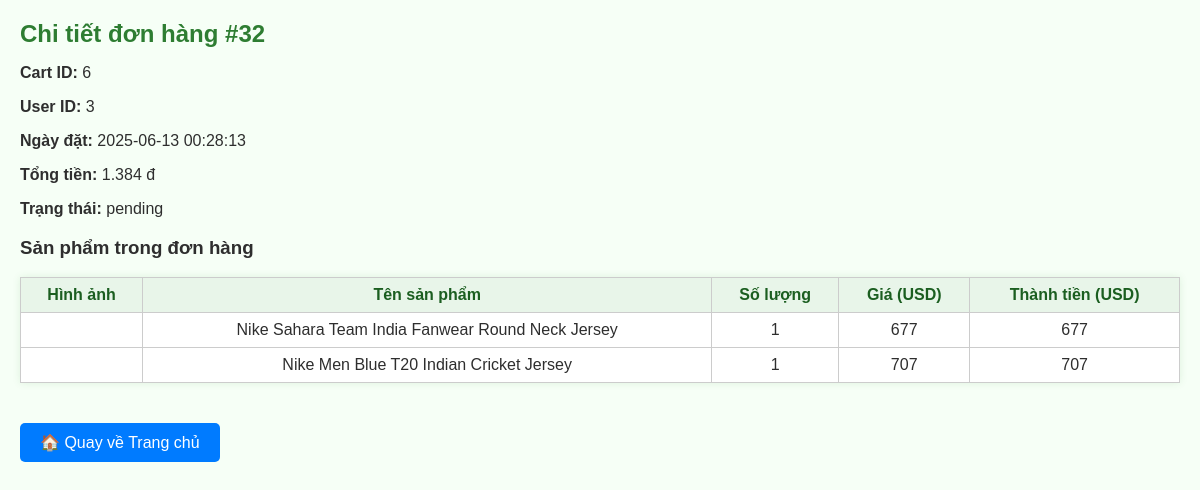
The page /cartpage/buyerorder_detail.php?id=32 on the database its author committed.
### tables this page shows
CREATE TABLE `orders` (
  `order_id` int(11) NOT NULL,
  `cart_id` int(11) NOT NULL,
  `user_id` int(11) NOT NULL,
  `order_date` datetime NOT NULL DEFAULT current_timestamp(),
  `total_price` decimal(10,2) NOT NULL,
  `status` enum('pending','approved','rejected') NOT NULL DEFAULT 'pending'
);

CREATE TABLE `order_items` (
  `id` int(11) NOT NULL,
  `order_id` int(11) DEFAULT NULL,
  `product_id` int(11) DEFAULT NULL,
  `quantity` int(11) DEFAULT NULL,
  `price` decimal(10,2) DEFAULT NULL
);

CREATE TABLE `product_instock` (
  `product_id` int(11) NOT NULL,
  `product_display_name` varchar(200) NOT NULL,
  `description` text NOT NULL,
  `quantity` int(11) NOT NULL,
  `price` decimal(10,2) NOT NULL,
  `colour` varchar(25) NOT NULL,
  `image` varchar(255) NOT NULL
);

### cartpage/buyerorder_detail.php (the view, shortened to what this page needs)
<?php
require 'config.php';
$order_id = isset($_GET['id']) ? (int)$_GET['id'] : 0;
$sql_order = "SELECT * FROM orders WHERE order_id = ?";
$stmt_order = $conn->prepare($sql_order);
$stmt_order->bind_param("i", $order_id);
$stmt_order->execute();
$order_result = $stmt_order->get_result();
$order = $order_result->fetch_assoc();
$sql_items = "
    SELECT oi.*, p.product_display_name, p.image
    FROM order_items oi
    JOIN product_instock p ON oi.product_id = p.product_id
    WHERE oi.order_id = ?
";
$stmt_items = $conn->prepare($sql_items);
$stmt_items->bind_param("i", $order_id);
$stmt_items->execute();
$items_result = $stmt_items->get_result();
?>
<!DOCTYPE html>
<html lang="vi">
<head>
    <link rel="stylesheet" href="style1.css">
</head>
<body>
    <h2>Chi tiết đơn hàng #<?= $order['order_id'] ?></h2>
    <p><strong>Cart ID:</strong> <?= $order['cart_id'] ?></p>
    <p><strong>User ID:</strong> <?= $order['user_id'] ?></p>
    <p><strong>Ngày đặt:</strong> <?= $order['order_date'] ?></p>
    <p><strong>Tổng tiền:</strong> <?= number_format($order['total_price'], 0, ',', '.') ?> đ</p>
    <p><strong>Trạng thái:</strong> <?= htmlspecialchars($order['status']) ?></p>
    <h3>Sản phẩm trong đơn hàng</h3>
    <table>
        <tr>
            <th>Hình ảnh</th>
            <th>Tên sản phẩm</th>
            <th>Số lượng</th>
            <th>Giá (USD)</th>
            <th>Thành tiền (USD)</th>
        </tr>
        <?php if ($items_result->num_rows > 0): ?>
            <?php while ($item = $items_result->fetch_assoc()): ?>
                <tr>
                    <td>
                    </td>
                    <td><?= htmlspecialchars($item['product_display_name']) ?></td>
                    <td><?= $item['quantity'] ?></td>
                    <td><?= number_format($item['price'], 0, ',', '.') ?></td>
                    <td><?= number_format($item['price'] * $item['quantity'], 0, ',', '.') ?></td>
                </tr>
            <?php endwhile; ?>
        <?php else: ?>
            <tr><td colspan="5">Không có sản phẩm trong đơn hàng.</td></tr>
        <?php endif; ?>
    </table>
    <div style="margin-top: 20px;">
        <a href="../homePage/Homepage.php" class="button">🏠 Quay về Trang chủ</a>
    </div>
</body>
</html>

### cartpage/style1.css (style rules this page uses)
body { font-family: Arial, sans-serif; margin: 20px; background-color: #f6fff6; color: #2e2e2e; }
h2 { color: #2e7d32; margin-bottom: 10px; }
a { text-decoration: none; color: #388e3c; }
table { width: 100%; border-collapse: collapse; background-color: #ffffff; box-shadow: 0 0 8px rgba(0, 128, 0, 0.1); }
th, td { padding: 10px; border: 1px solid #c8e6c9; text-align: left; vertical-align: middle; }
th { background-color: #e8f5e9; font-weight: bold; color: #1b5e20; }

### cartpage/buyerorder_detail.php (style rules this page uses)
table { border-collapse: collapse; width: 100%; }
th, td { border: 1px solid #ccc; padding: 8px; text-align: center; }
.button { margin-top: 20px; display: inline-block; padding: 10px 20px; background: #007BFF; color: white; text-decoration: none; border-radius: 5px; }

### rows shown on the page
orders: order_id "32", cart "6", user "3", order_date "2025-06-13 00:28:13", total_price "1.384", status "pending"
order_items: product.product_display_name "Nike Sahara Team India Fanwear Round Neck Jersey", quantity "1", price "677", $item['price'] * $item['quantity'] "677"
order_items: product.product_display_name "Nike Men Blue T20 Indian Cricket Jersey", quantity "1", price "707", $item['price'] * $item['quantity'] "707"
